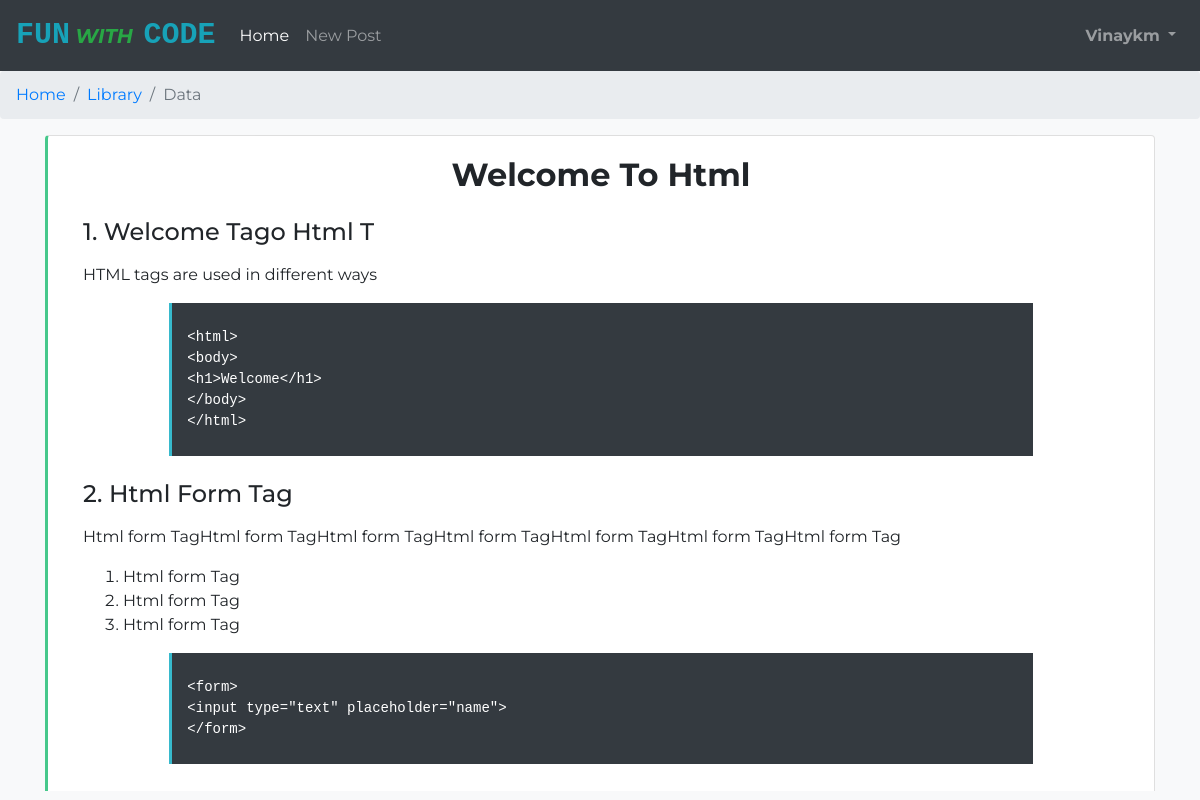
The app's page /post-detail/1/ (signed in) with its own data.
### webapp/models.py (models this page shows, shortened)
class ArticleHeading(models.Model):
    name = models.CharField(max_length=100)
    language = models.ForeignKey(Languages,on_delete=models.CASCADE)
    created_by = models.ForeignKey(User,on_delete=models.CASCADE)
    status = models.IntegerField(default=0)
    created_at = models.DateTimeField(auto_now_add=True)
    updated_at = models.DateTimeField(auto_now=True)

class ArticleSubHeading(models.Model):
    name = models.CharField(max_length=100)
    description = models.TextField(max_length=1000,null=True,blank=True)
    heading = models.ForeignKey(ArticleHeading,on_delete=models.CASCADE)
    status = models.IntegerField(default=0)
    created_by = models.ForeignKey(User,on_delete=models.CASCADE)
    created_at = models.DateTimeField(auto_now_add=True)
    updated_at = models.DateTimeField(auto_now=True)

class ArticleCodeSnippet(models.Model):
    subheading = models.ForeignKey(ArticleSubHeading,on_delete=models.CASCADE)
    code_snippet = models.TextField(max_length=500,null=True,blank=True)
    attachments = models.FileField(null=True, blank=True, upload_to='Article/')

### webapp/views.py (the view)
# urls.py: path('post-detail/<int:pk>/',post_detail,name="post_detail")
def post_detail(request,pk):
    heading = get_object_or_404(ArticleHeading,pk=pk)
    subheading = ArticleSubHeading.objects.filter(heading=heading)
    code = ArticleCodeSnippet.objects.all()
    context={
        'heading':heading,
        'subheading':subheading,
        'code':code
    }
    return render(request,'webapp/post_detail.html',context)

### template/webapp/post_detail.html
{%extends 'base.html'%}
{%load static%}
{% load crispy_forms_tags %}
{%block content%}
   <div class="container">
      <div class="card border-success-left mb-2">
  <div class="card-body">
      <h2 class="card-title text-center"><b>{{heading.name|title}}</b></h2>
      <div class="container mt-4">
          {%if subheading%}
          {%for subheading in subheading%}
          <h4>{{forloop.counter}}.&nbsp;{{subheading.name|title}}</h4>
          <p class="ml-2">{{subheading.description|safe}}</p>
          {%if code%}
          {%for code in code%}
          {%if code.subheading == subheading%}
          <div class="row mx-auto mb-4">
              <div class="col-md-1"></div>
              <div class="col-md-10 border-info-left bg-dark pt-4 pb-2">
                <pre><code class="text-white">{{code.code_snippet}}</code></pre>
              </div>
          </div>
          {%endif%}
          {%endfor%}
          {%endif%}
          {%endfor%}
          {%endif%}
      </div>
  </div>
</div>
   </div>
{%endblock %}

### template/base.html (shortened to what this page needs)
<!DOCTYPE html>
<html lang="en">
<head>
    {% load static %}
    <link rel="stylesheet" href="https://use.fontawesome.com/releases/v5.8.1/css/all.css">
    <link rel="stylesheet" href="https://maxcdn.bootstrapcdn.com/bootstrap/4.4.1/css/bootstrap.min.css">
    <link href="{% static 'assets/css/custom.css' %}" rel="stylesheet">
</head>
<body id="page-top" class="bg-light mt-6">
  <div id="wrapper">
    <div id="content-wrapper" class="d-flex flex-column">
      <div id="content">
            <nav class="navbar navbar-expand-lg navbar-dark bg-dark pb-2 fixed">
                <a class="navbar-brand" href="{%url 'home'%}"><b class="text-info" style="font-family:courier;font-size:30px">FUN</b> <b class="text-success"><em>WITH</em></b>&nbsp; <b class="text-info" style="font-family:courier;font-size:30px">CODE</b></a>
            <div class="collapse navbar-collapse" id="navbarSupportedContent">
                <ul class="navbar-nav mr-auto">
                  <li class="nav-item active">
                    <a class="nav-link" href="{%url 'home'%}">Home <span class="sr-only">(current)</span></a>
                   </li>
                    {% if user.is_authenticated %}
                  <li class="nav-item">
                    <a class="nav-link" href="{%url 'new_post'%}">New Post</a>
                   </li>
                    {%endif%}
                </ul>
            </div>
                 <div class="collapse navbar-collapse" id="mainMenu">
      {% if user.is_authenticated %}
        <ul class="navbar-nav ml-auto">
          <li class="nav-item dropdown">
            <a class="nav-link dropdown-toggle" href="#" id="userMenu" data-toggle="dropdown" aria-haspopup="true" aria-expanded="false">
                <b>{{ user.username |title}}</b>
            </a>
          </li>
        </ul>
      {% else %}
        <form class="form-inline ml-auto">
          <a href="{% url 'login' %}" class="btn btn-outline-secondary">Log in</a>
          <a href="{% url 'signup' %}" class="btn btn-primary ml-2">Sign up</a>
        </form>
      {% endif %}
    </div>
</nav>
<nav aria-label="breadcrumb">
  <ol class="breadcrumb">
    <li class="breadcrumb-item"><a href="#">Home</a></li>
    <li class="breadcrumb-item"><a href="#">Library</a></li>
    <li class="breadcrumb-item active" aria-current="page">Data</li>
  </ol>
</nav>
          <div style="height:82vh; overflow-y:auto;overflow-x:hidden">
          {%block content%}
          {%endblock%}
      </div>
      </div>
  </div>
      <link href="https://cdn.jsdelivr.net/npm/summernote@0.8.16/dist/summernote.min.css" rel="stylesheet">
  </div>
</body>
</html>

### static/assets/css/custom.css (style rules this page uses)
* { font-family: 'Montserrat', sans-serif; }
a { text-decoration:none !important; }
.border-info-left { border-left: 3px solid #37b9cc !important; }
.border-success-left { border-left: 3px solid #46c88b !important; }
.nav-link { display: block; padding: .5rem .6rem; }

### records on screen
ArticleHeading: name "Welcome To Html"
ArticleSubHeading: name "Welcome Tago Html T", description "HTML tags are used in different ways"
ArticleCodeSnippet: code_snippet "<html> <body> <h1>Welcome</h1> </body> </html>"
ArticleSubHeading: name "Html Form Tag", description "Html form TagHtml form TagHtml form TagHtml form TagHtml form TagHtml form TagHtml form Tag Html form Tag Html form Tag Html form Tag"
ArticleCodeSnippet: code_snippet "<form> <input type=\"text\" placeholder=\"name\"> </form>"

### other values on screen
{{ user.username |title }} "Vinaykm"
